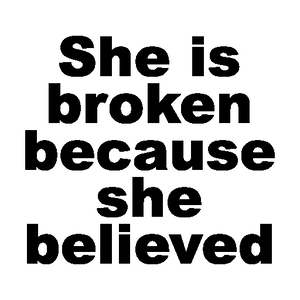
#> input picture Assignment-29/Secret/input/1.jpg, 300 x 300 px, found by its file name
$ python main.py
#> lines starting #> are read from the running program, lines starting #| are printed output that depends on the picture
import cv2
import numpy as np

image_1 = cv2.imread("Secret/input/1.jpg")
#> image_1 is the input picture: shape (300, 300, 3); min 0, max 255, mean 195.7
image_2 = cv2.imread("Secret/input/2.jpg")
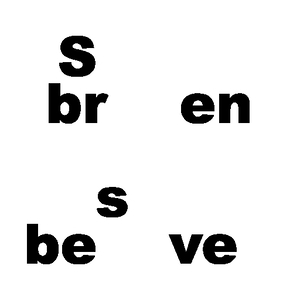
#> input picture Assignment-29/Secret/input/2.jpg, 300 x 300 px, found by its file name
#> image_2 is the input picture: shape (300, 300, 3); min 0, max 255, mean 234

result = image_1 - image_2
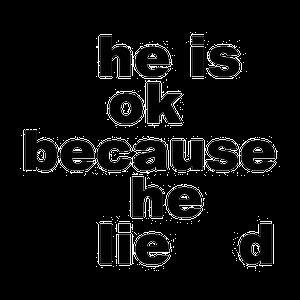
#> result: shape (300, 300, 3); min 0, max 255, mean 12.8

cv2.imwrite("Secret/output/result.jpg", result)
